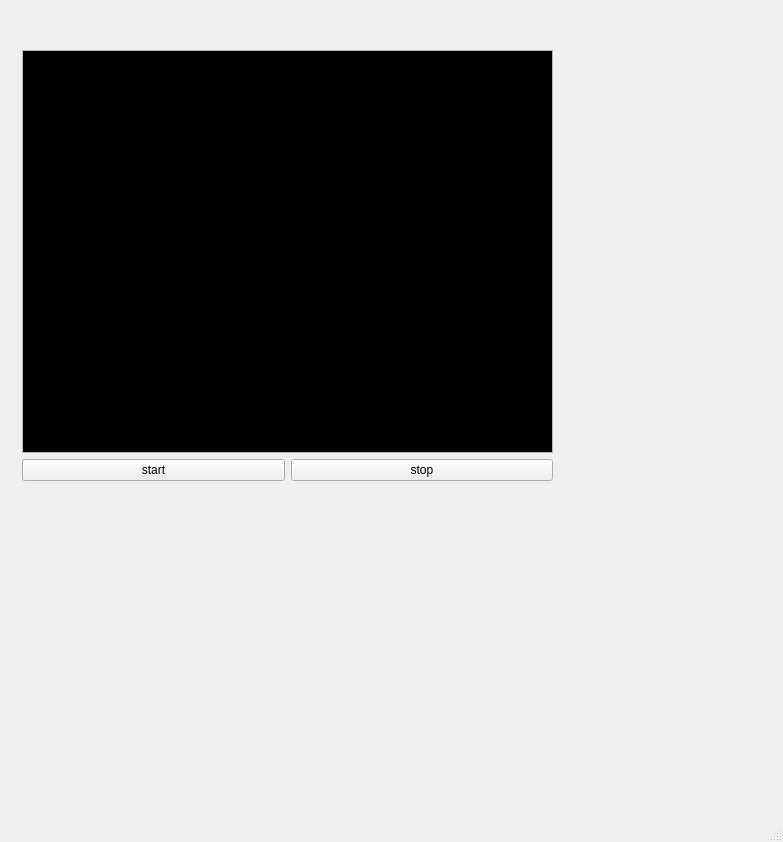
<?xml version="1.0" encoding="UTF-8"?>
<ui version="4.0">
 <class>MainWindow</class>
 <widget class="QMainWindow" name="MainWindow">
  <property name="geometry">
   <rect>
    <x>0</x>
    <y>0</y>
    <width>783</width>
    <height>842</height>
   </rect>
  </property>
  <property name="windowTitle">
   <string>MainWindow</string>
  </property>
  <widget class="QWidget" name="centralwidget">
   <widget class="QWidget" name="layoutWidget">
    <property name="geometry">
     <rect>
      <x>22</x>
      <y>50</y>
      <width>531</width>
      <height>431</height>
     </rect>
    </property>
    <layout class="QVBoxLayout" name="verticalLayout">
     <item>
      <widget class="QScrollArea" name="scrollArea">
       <property name="widgetResizable">
        <bool>true</bool>
       </property>
       <widget class="QWidget" name="scrollAreaWidgetContents">
        <property name="geometry">
         <rect>
          <x>0</x>
          <y>0</y>
          <width>527</width>
          <height>395</height>
         </rect>
        </property>
        <widget class="QLabel" name="lblRedLED">
         <property name="geometry">
          <rect>
           <x>0</x>
           <y>-10</y>
           <width>591</width>
           <height>441</height>
          </rect>
         </property>
         <property name="styleSheet">
          <string notr="true">background-color: rgb(0, 0, 0);</string>
         </property>
         <property name="text">
          <string/>
         </property>
        </widget>
       </widget>
      </widget>
     </item>
     <item>
      <layout class="QHBoxLayout" name="horizontalLayout">
       <item>
        <widget class="QPushButton" name="btnStart">
         <property name="text">
          <string>start</string>
         </property>
        </widget>
       </item>
       <item>
        <widget class="QPushButton" name="btnStop">
         <property name="text">
          <string>stop</string>
         </property>
        </widget>
       </item>
      </layout>
     </item>
    </layout>
   </widget>
  </widget>
  <widget class="QMenuBar" name="menubar">
   <property name="geometry">
    <rect>
     <x>0</x>
     <y>0</y>
     <width>783</width>
     <height>22</height>
    </rect>
   </property>
  </widget>
  <widget class="QStatusBar" name="statusbar"/>
 </widget>
 <resources/>
 <connections/>
</ui>
